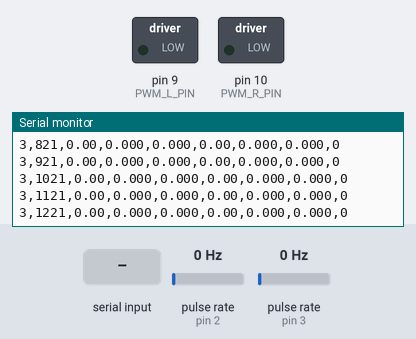
Simulated run of this sketch. Board: Arduino Uno, built with avr-gcc and run on an emulated ATmega328P. On the bench: switched loads named in the sketch (green lamp = pin HIGH), the last lines printed to the serial monitor. Wiring (inferred from the names in the program): 2 × pulse sensor: data pin 2 / data pin 3. The inputs (shaded band) are chosen by the test bench; at power-on: pulse rate (sensors on pin 2, pin 3) 0 Hz.

Above: at 1.3 s.
1.4 s: ":\n" received over Serial
2.9 s: byte 120 ('x') received over Serial
At 4.3 s:
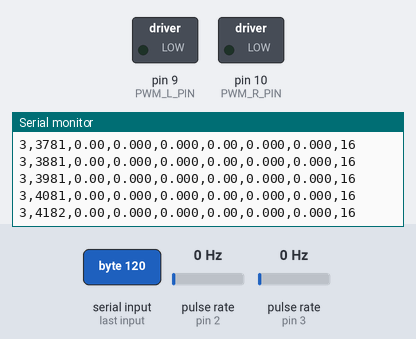
4.9 s: byte 83 ('S') received over Serial
At 5.15 s:
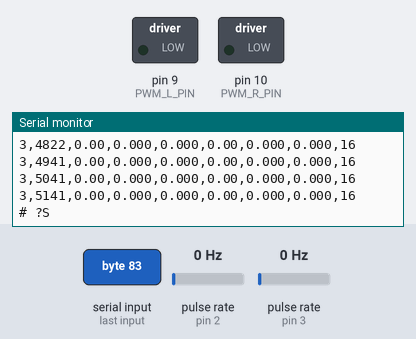
6.6 s: byte 75 ('K') received over Serial
At 6.85 s:
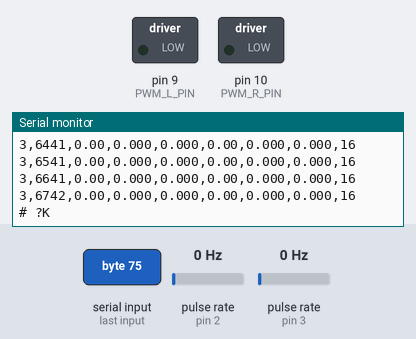
8.3 s: "P\n" received over Serial
9.8 s: "I\n" received over Serial
Timing chart, 0 to 12.3 s (numbered marks = the images above; inputs shaded):
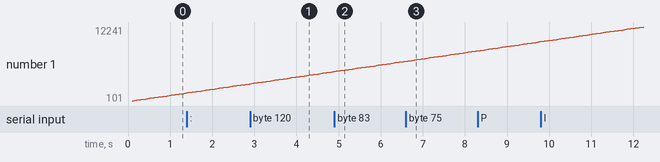

The sketch:

DualWheelDriveBT.ino
```cpp
// DualWheelDriveBT - closed-loop PI speed control of both wheels of one differential-drive
// robot, commanded by the MATLAB host (FleetLink.m) over an HC-06 on the hardware UART.
// Commands, one per line: S<wL>:<wR> wheel speeds [rad/s], h heartbeat, x stop,
// T<ms> telemetry period, KP<v> / KI<v> set gain, V<id> set id, ? identity.

// ================= CONFIGURATION =================
// Encoder input pins, left and right (INT0, INT1)
const uint8_t ENC_L_PIN = 2;
const uint8_t ENC_R_PIN = 3;
// Motor PWM pins, left and right (Timer1 OC1A, OC1B)
const uint8_t PWM_L_PIN = 9;
const uint8_t PWM_R_PIN = 10;

// Internal pull-ups on the encoder inputs (true for open-collector sensors)
const bool     USE_INTERNAL_PULLUP = false;
// Encoder settling delay at start-up [ms]
const uint16_t ENC_SETTLE_MS       = 100;

// Supply voltage, measured with the pack loaded [V]
const float SUPPLY_V      = 8.0;
// L298N driver voltage drop at full duty [V]
const float DRIVER_DROP_V = 1.4;
// Motor rated voltage, the hard output ceiling [V]
const float V_MOTOR_MAX   = 6.6;

// Encoder slots per encoder revolution
const uint16_t SLOTS_PER_REV    = 20;
// Count both edges of each slot (true) or rising edges only (false)
const bool     COUNT_BOTH_EDGES = true;
// Encoder revolutions per wheel revolution
const float    GEAR_RATIO       = 1.0;

// Control sample period [ms]
const uint16_t TICK_MS      = 20;
// Speed estimator window [ticks]
const uint8_t  WINDOW_TICKS = 3;
// Glitch filter: reject edges closer than this fraction of the shortest slot pulse
const float    MIN_PULSE_FRACTION = 0.25f;
// Smallest slot duty cycle assumed by the glitch filter
const float    SLOT_DUTY_MIN      = 0.10f;
// No encoder edge for this long means the wheel is stopped [ms]
const uint32_t STALL_TIMEOUT_MS   = 500;
// Wheel speed setpoint limit [rad/s]
const float    W_COMMAND_MAX      = 60.0f;

// Wheel speed PI gains, used until the host pushes KP/KI [V*s/rad], [V/rad]
const float KP_INIT = 0.18f;
const float KI_INIT = 2.5f;

// Stall trip: setpoint above and measured speed below this, at full output [rad/s]
const float    STALL_W_MIN   = 1.0f;
// Stall trip: time stalled at full output before the wheel is stopped [ms]
const uint16_t STALL_TRIP_MS = 1200;

// Link watchdog: stop both wheels if no valid command arrives for this long [ms]
const uint16_t LINK_TIMEOUT_MS = 600;

// Telemetry period at start-up [ms] (0 = off)
const uint16_t TELEM_MS_INIT = 100;

// Serial baud rate (the HC-06 is set to match with AT+BAUD8)
const uint32_t BAUD = 115200;
// Run an unterminated command after this long with no new characters [ms]
const uint16_t CMD_IDLE_MS = 250;
// Telemetry column separator
#define DELIMITER ","

// Vehicle id at start-up (the host sets it at connect with V<id>)
const uint8_t VEHICLE_ID_INIT = 3;


// ================= DERIVED =================
// Encoder pulses per wheel revolution, and wheel angle per pulse [rad]
const float PULSES_PER_WHEEL_REV =
    (float)SLOTS_PER_REV * (COUNT_BOTH_EDGES ? 2.0f : 1.0f) * GEAR_RATIO;
const float RAD_PER_PULSE = TWO_PI / PULSES_PER_WHEEL_REV;

// Control period and stopped-wheel timeout [us]
const uint32_t TICK_US          = (uint32_t)TICK_MS * 1000UL;
const uint32_t STALL_TIMEOUT_US = STALL_TIMEOUT_MS * 1000UL;

// Slot period at W_COMMAND_MAX, and the shortest edge spacing accepted [us]
const float    SLOT_PERIOD_MIN_US =
    1.0e6f / (W_COMMAND_MAX / TWO_PI * PULSES_PER_WHEEL_REV);
const uint32_t MIN_PULSE_US = (uint32_t)(SLOT_PERIOD_MIN_US
                                         * SLOT_DUTY_MIN * MIN_PULSE_FRACTION);

// Bridge output at full duty, and the controller output limit [V]
const float V_BRIDGE_MAX  = SUPPLY_V - DRIVER_DROP_V;
const float V_COMMAND_MAX = (V_BRIDGE_MAX < V_MOTOR_MAX) ? V_BRIDGE_MAX
                                                         : V_MOTOR_MAX;

// Limits on the measured control interval [s]
const float DT_MIN_S = (float)TICK_MS * 0.0005f;
const float DT_MAX_S = (float)TICK_MS * 0.0040f;

// Wheel indices
const uint8_t L = 0;
const uint8_t R = 1;
const uint8_t NWHEEL = 2;


// ================= STATE =================
// Edge count, last edge time [us], edge-seen flag and last edge interval [us], written by the ISRs
volatile uint32_t g_count     [NWHEEL] = {0, 0};
volatile uint32_t g_lastEdgeUs[NWHEEL] = {0, 0};
volatile bool     g_haveEdge  [NWHEEL] = {false, false};
volatile uint32_t g_lastIntervalUs[NWHEEL] = {0, 0};

// Edge count and last edge time [us] at each of the last WINDOW_TICKS + 1 ticks
uint32_t g_ringCount [NWHEEL][WINDOW_TICKS + 1];
uint32_t g_ringEdgeUs[NWHEEL][WINDOW_TICKS + 1];
uint8_t  g_ringHead = 0;
uint8_t  g_ringFill = 0;

// Motor voltage applied, after duty quantisation [V]
float g_cmdV[NWHEEL] = {0.0f, 0.0f};

// PI gains [V*s/rad], [V/rad]
struct Gains {
  float kp, ki;
};
Gains g_k = { KP_INIT, KI_INIT };

// PI state per wheel; sat is +1 when pinned at V_COMMAND_MAX, -1 when asking below 0 V
struct Pid {
  float  iTerm, ePrev;
  bool   primed;
  int8_t sat;
};
Pid g_pid[NWHEEL];

// Wheel speed setpoints [rad/s], stall timers [ms] and the stall-trip flag
float    g_setW   [NWHEEL] = {0.0f, 0.0f};
uint16_t g_stallMs[NWHEEL] = {0, 0};
bool     g_stallTripped = false;

// Command line buffer
char     g_cmd[24];
uint8_t  g_cmdLen = 0;
// Time of the last valid command [ms]; the link watchdog is armed by the first one
uint32_t g_lastCmdMs = 0;
bool     g_linkArmed = false;
bool     g_linkLost  = false;
// Telemetry period and next send time [ms]
uint16_t g_telemMs   = TELEM_MS_INIT;
uint32_t g_telemNext = 0;
// Vehicle id, reported in telemetry column 1
uint8_t  g_vehId     = VEHICLE_ID_INIT;


// Function prototypes (the Arduino IDE generates these, plain avr-g++ does not)
void isrLeft();
void isrRight();
void setupMotorPwm();
float clampW(float w);
void setMotorVolts(uint8_t w, float volts);
void pidReset(uint8_t w);
void pidResetAll();
float pidUpdate(uint8_t w, float sp, float y, float dt);
void setSetpoint(uint8_t w, float rads);
void setBothSetpoints(float wL, float wR);
void allStop();
void stallWatch(const float *omega, float dt);
void linkWatch();
void printIdentity();
void sendTelemetry(const float *omega);
void handleSerial();
static bool dispatch(const char *s);
void execCommand(const char *s);


// ================= ENCODER INTERRUPTS =================
// Record one encoder edge on wheel w, ignoring edges closer than MIN_PULSE_US
static inline void edgeSeen(uint8_t w) __attribute__((always_inline));
static inline void edgeSeen(uint8_t w)
{
  const uint32_t now = micros();

  if (g_haveEdge[w] && (now - g_lastEdgeUs[w]) < MIN_PULSE_US) return;

  g_lastIntervalUs[w] = g_haveEdge[w] ? (now - g_lastEdgeUs[w]) : 0;
  g_lastEdgeUs[w]     = now;
  g_haveEdge[w]       = true;
  g_count[w]++;
}

void isrLeft()  { edgeSeen(L); }
void isrRight() { edgeSeen(R); }


// ================= MOTOR OUTPUT =================
// Timer1 8-bit phase-correct PWM at 31372 Hz on D9/D10, starting at zero duty
void setupMotorPwm()
{
  TCCR1A = _BV(COM1A1) | _BV(COM1B1) | _BV(WGM10);   // 8-bit phase correct
  TCCR1B = _BV(CS10);                                // no prescale
  OCR1A  = 0;
  OCR1B  = 0;
}


// Clamp a wheel speed setpoint to 0..W_COMMAND_MAX [rad/s] (forward only)
float clampW(float w)
{
  if (w < 0.0f) return 0.0f;
  if (w > W_COMMAND_MAX) return W_COMMAND_MAX;
  return w;
}


// Apply a motor voltage clamped to 0..V_COMMAND_MAX [V]; duty is scaled against V_BRIDGE_MAX
void setMotorVolts(uint8_t w, float volts)
{
  if (volts < 0.0f) volts = 0.0f;
  if (volts > V_COMMAND_MAX) volts = V_COMMAND_MAX;

  const uint8_t duty = (uint8_t)(volts / V_BRIDGE_MAX * 255.0f + 0.5f);

  g_cmdV[w] = (float)duty / 255.0f * V_BRIDGE_MAX;
  analogWrite(w == L ? PWM_L_PIN : PWM_R_PIN, duty);
}


// ================= PI CONTROLLER =================
// Clear wheel w's controller state and stall timer
void pidReset(uint8_t w)
{
  Pid &s = g_pid[w];
  s.iTerm  = 0.0f;
  s.ePrev  = 0.0f;
  s.primed = false;
  s.sat    = 0;
  g_stallMs[w] = 0;
}


// Reset both wheels' controllers
void pidResetAll()
{
  for (uint8_t w = 0; w < NWHEEL; w++) pidReset(w);
}


// PI update for wheel w: setpoint sp and speed y [rad/s], interval dt [s] -> motor voltage [V]
float pidUpdate(uint8_t w, float sp, float y, float dt)
{
  Pid &s = g_pid[w];

  // Zero setpoint: hold the controller reset and coast (the bridge cannot brake)
  if (sp <= 0.0f) {
    pidReset(w);
    s.primed = true;
    return 0.0f;
  }

  const float e = sp - y;

  if (!s.primed) {
    s.ePrev  = e;
    s.primed = true;
  }

  const float pTerm = g_k.kp * e;

  // Trapezoidal integral, clamped to +-V_COMMAND_MAX, held while it would deepen output saturation
  const float inc = g_k.ki * 0.5f * (e + s.ePrev) * dt;
  float iCand = s.iTerm + inc;
  if (iCand >  V_COMMAND_MAX) iCand =  V_COMMAND_MAX;
  if (iCand < -V_COMMAND_MAX) iCand = -V_COMMAND_MAX;

  const float uCand    = pTerm + iCand;
  const bool  pushUp   = (uCand > V_COMMAND_MAX) && (inc > 0.0f);
  const bool  pushDown = (uCand < 0.0f)          && (inc < 0.0f);
  if (!pushUp && !pushDown) s.iTerm = iCand;
  s.ePrev = e;

  // Output, saturation flag for telemetry, then clamp to 0..V_COMMAND_MAX
  float u = pTerm + s.iTerm;
  s.sat = (u > V_COMMAND_MAX) ? 1 : ((u < 0.0f) ? -1 : 0);
  if (u < 0.0f)          u = 0.0f;
  if (u > V_COMMAND_MAX) u = V_COMMAND_MAX;
  return u;
}


// Set wheel w's speed setpoint [rad/s] and clear its stall state (the controller is not reset)
void setSetpoint(uint8_t w, float rads)
{
  g_setW[w] = clampW(rads);
  g_stallMs[w] = 0;
  g_stallTripped = false;
}


// Set both wheel speed setpoints together so they change on the same tick [rad/s]
void setBothSetpoints(float wL, float wR)
{
  setSetpoint(L, wL);
  setSetpoint(R, wR);
}


// Zero both setpoints, reset both controllers and cut both motors
void allStop()
{
  for (uint8_t w = 0; w < NWHEEL; w++) {
    g_setW[w] = 0.0f;
    pidReset(w);
    setMotorVolts(w, 0.0f);
  }
}


// ================= WATCHDOGS =================
// Stall trip: stop a wheel held at full output below STALL_W_MIN for STALL_TRIP_MS
void stallWatch(const float *omega, float dt)
{
  const uint16_t dtMs = (uint16_t)(dt * 1000.0f + 0.5f);

  for (uint8_t w = 0; w < NWHEEL; w++) {
    const bool bad = (g_setW[w] > STALL_W_MIN)
                  && (omega[w]  < STALL_W_MIN)
                  && (g_cmdV[w] >= V_COMMAND_MAX - 0.05f);

    if (!bad) { g_stallMs[w] = 0; continue; }

    g_stallMs[w] = (uint16_t)((g_stallMs[w] + dtMs > 60000u)
                                ? 60000u : g_stallMs[w] + dtMs);
    if (g_stallMs[w] < STALL_TRIP_MS) continue;

    g_setW[w] = 0.0f;
    pidReset(w);
    setMotorVolts(w, 0.0f);
    g_stallTripped = true;
  }
}


// Link watchdog: stop both wheels, once per outage, after LINK_TIMEOUT_MS with no valid command
void linkWatch()
{
  if (!g_linkArmed) return;

  if ((millis() - g_lastCmdMs) < LINK_TIMEOUT_MS) return;

  if (!g_linkLost) {
    g_linkLost = true;
    allStop();
    Serial.println(F("# link lost"));
  }
}


// ================= REPORTING =================
// Print the identity line: "# BT v<id> wmax <rad/s> vmax <V> tick <ms> lto <ms>"
void printIdentity()
{
  Serial.print(F("# BT v"));
  Serial.print(g_vehId);
  Serial.print(F(" wmax "));
  Serial.print(W_COMMAND_MAX, 1);
  Serial.print(F(" vmax "));
  Serial.print(V_COMMAND_MAX, 2);
  Serial.print(F(" tick "));
  Serial.print(TICK_MS);
  Serial.print(F(" lto "));
  Serial.println(LINK_TIMEOUT_MS);
}


// Send one telemetry row: id,tMs,spL,wL,uL,spR,wR,uR,flags (tMs [ms], sp/w [rad/s], u [V])
// flags: 1 L at V_COMMAND_MAX, 2 L asking below 0 V, 4/8 same for R, 16 link lost, 32 stall trip
void sendTelemetry(const float *omega)
{
  uint8_t flags = 0;
  if (g_pid[L].sat > 0) flags |= 1;
  if (g_pid[L].sat < 0) flags |= 2;
  if (g_pid[R].sat > 0) flags |= 4;
  if (g_pid[R].sat < 0) flags |= 8;
  if (g_linkLost)       flags |= 16;
  if (g_stallTripped)   flags |= 32;

  Serial.print(g_vehId);            Serial.print(F(DELIMITER));
  Serial.print(millis());           Serial.print(F(DELIMITER));
  Serial.print(g_setW[L], 2);       Serial.print(F(DELIMITER));
  Serial.print(omega[L], 3);        Serial.print(F(DELIMITER));
  Serial.print(g_cmdV[L], 3);       Serial.print(F(DELIMITER));
  Serial.print(g_setW[R], 2);       Serial.print(F(DELIMITER));
  Serial.print(omega[R], 3);        Serial.print(F(DELIMITER));
  Serial.print(g_cmdV[R], 3);       Serial.print(F(DELIMITER));
  Serial.println(flags);
}


// ================= COMMANDS =================
// Buffer serial input; run a line on CR/LF or after CMD_IDLE_MS idle; 'x' stops at once
void handleSerial()
{
  static uint32_t lastCharMs = 0;

  if (g_cmdLen > 0 && (millis() - lastCharMs) >= CMD_IDLE_MS) {
    g_cmd[g_cmdLen] = '\0';
    execCommand(g_cmd);
    g_cmdLen = 0;
  }

  while (Serial.available() > 0) {
    const char c = (char)Serial.read();
    lastCharMs = millis();

    // Emergency stop, honoured anywhere in the stream; discards any partial command
    if (c == 'x' || c == 'X') {
      g_cmdLen = 0;
      execCommand("x");
      continue;
    }

    if (c == '\r' || c == '\n') {
      if (g_cmdLen > 0) { g_cmd[g_cmdLen] = '\0'; execCommand(g_cmd); }
      g_cmdLen = 0;
      continue;
    }

    if (c == ' ' || c == '\t') continue;
    if (c < 32 || c > 126)     continue;      // drop line noise

    if (g_cmdLen >= sizeof(g_cmd) - 1) {
      g_cmdLen = 0;                            // discard, do not truncate
      Serial.println(F("# ? long"));
      continue;
    }
    g_cmd[g_cmdLen++] = c;
  }
}


// Run one command; returns false if it is not understood
static bool dispatch(const char *s)
{
  const char c = s[0];
  const char *a = s + 1;                       // the argument, if any

  switch (c) {

    case 'x':                                  // stop
      allStop();
      Serial.println(F("# stop"));
      return true;

    case 'h':                                  // heartbeat
      return true;

    case 'S': {                                // step: S<wL>:<wR> [rad/s]
      char *end;
      const float wL = strtod(a, &end);
      if (end == a) break;
      while (*end == ':') end++;
      if (*end == '\0') break;
      const char *b = end;
      const float wR = strtod(b, &end);
      if (end == b) break;
      setBothSetpoints(wL, wR);
      return true;
    }

    case 'K': {                                // KP<v> or KI<v>
      if (a[0] == '\0') break;
      const float v = atof(a + 1);
      switch (a[0]) {
        case 'P': g_k.kp = v; return true;
        case 'I': g_k.ki = v; return true;
      }
      break;
    }

    case 'T': g_telemMs = (uint16_t)atol(a); return true;

    case 'V': {                                // vehicle id, 1..9
      const uint8_t id = (uint8_t)atoi(a);
      if (id >= 1 && id <= 9) { g_vehId = id; return true; }
      break;
    }

    case '?': if (*a == '\0') { printIdentity(); return true; } break;
  }

  return false;
}


// Run a command: reply "# ?<cmd>" if not understood, otherwise refresh the link watchdog
void execCommand(const char *s)
{
  if (!dispatch(s)) {
    Serial.print(F("# ?"));
    Serial.println(s);
    return;
  }

  g_lastCmdMs = millis();
  g_linkArmed = true;
  g_linkLost  = false;
}


// ================= SETUP =================
void setup()
{
  // Zero duty before the PWM pins become outputs
  setupMotorPwm();
  pinMode(PWM_L_PIN, OUTPUT);  digitalWrite(PWM_L_PIN, LOW);
  pinMode(PWM_R_PIN, OUTPUT);  digitalWrite(PWM_R_PIN, LOW);
  setMotorVolts(L, 0.0f);
  setMotorVolts(R, 0.0f);

  Serial.begin(BAUD);

  pinMode(ENC_L_PIN, USE_INTERNAL_PULLUP ? INPUT_PULLUP : INPUT);
  pinMode(ENC_R_PIN, USE_INTERNAL_PULLUP ? INPUT_PULLUP : INPUT);
  delay(ENC_SETTLE_MS);

  attachInterrupt(digitalPinToInterrupt(ENC_L_PIN), isrLeft,
                  COUNT_BOTH_EDGES ? CHANGE : RISING);
  attachInterrupt(digitalPinToInterrupt(ENC_R_PIN), isrRight,
                  COUNT_BOTH_EDGES ? CHANGE : RISING);

  pidResetAll();
  printIdentity();
}


// ================= MAIN LOOP =================
// Every pass: serial and link watchdog. Every TICK_MS: speed estimate, PI, stall check, telemetry
void loop()
{
  static uint32_t nextTickUs = 0;
  static uint32_t lastCtlUs  = 0;
  static bool     started    = false;
  static bool     ctlPrimed  = false;

  handleSerial();
  linkWatch();

  // Tick gate (signed difference survives micros() rollover; accumulating avoids drift)
  if (!started) { nextTickUs = micros(); started = true; }
  if ((int32_t)(micros() - nextTickUs) < 0) return;
  nextTickUs += TICK_US;

  // Snapshot both encoders at the same instant
  uint32_t nowUs, cnt[NWHEEL], edge[NWHEEL], ivl[NWHEEL];
  bool     have[NWHEEL];
  noInterrupts();
  nowUs   = micros();
  cnt[L]  = g_count[L];          cnt[R]  = g_count[R];
  edge[L] = g_lastEdgeUs[L];     edge[R] = g_lastEdgeUs[R];
  ivl[L]  = g_lastIntervalUs[L]; ivl[R]  = g_lastIntervalUs[R];
  have[L] = g_haveEdge[L];       have[R] = g_haveEdge[R];
  interrupts();

  // Store this tick's counts and edge times in the estimator history
  g_ringHead = (uint8_t)((g_ringHead + 1) % (WINDOW_TICKS + 1));
  g_ringCount [L][g_ringHead] = cnt[L];
  g_ringCount [R][g_ringHead] = cnt[R];
  g_ringEdgeUs[L][g_ringHead] = edge[L];
  g_ringEdgeUs[R][g_ringHead] = edge[R];
  if (g_ringFill <= WINDOW_TICKS) g_ringFill++;

  // Wheel speeds [rad/s]
  float omega[NWHEEL] = {0.0f, 0.0f};

  for (uint8_t w = 0; w < NWHEEL; w++) {

    // M/T estimate: pulses over edge-to-edge time, using the longest span with new pulses
    bool haveMT = false;
    for (uint8_t back = (uint8_t)(g_ringFill >= 2 ? g_ringFill - 1 : 0);
         back >= 1; back--) {

      const uint8_t idx = (uint8_t)((g_ringHead + (WINDOW_TICKS + 1) - back)
                                    % (WINDOW_TICKS + 1));

      if (g_ringCount[w][idx] < 1)        continue;   // no edge existed yet
      if (cnt[w] <= g_ringCount[w][idx])  continue;   // no new pulse since

      const uint32_t dtEdgeUs = edge[w] - g_ringEdgeUs[w][idx];
      if (dtEdgeUs == 0)                  continue;

      omega[w] = (float)(cnt[w] - g_ringCount[w][idx])
                 * RAD_PER_PULSE * 1.0e6f / (float)dtEdgeUs;
      haveMT = true;
      break;
    }

    // T fallback: one pulse over the last edge interval, decaying as 1/t since the last edge
    if (!haveMT && have[w] && ivl[w] > 0) {
      const uint32_t sinceUs = nowUs - edge[w];
      if (sinceUs < STALL_TIMEOUT_US) {
        const uint32_t effUs = (sinceUs > ivl[w]) ? sinceUs : ivl[w];
        omega[w] = RAD_PER_PULSE * 1.0e6f / (float)effUs;
      }
    }

    // Staleness ceiling: no edge for sinceUs bounds the speed to one pulse per sinceUs
    if (have[w]) {
      const uint32_t sinceUs = nowUs - edge[w];
      if (sinceUs >= STALL_TIMEOUT_US) {
        omega[w] = 0.0f;
      } else if (sinceUs > 0) {
        const float bound = RAD_PER_PULSE * 1.0e6f / (float)sinceUs;
        if (omega[w] > bound) omega[w] = bound;
      }
    }
  }

  // Measured control interval, clamped to DT_MIN_S..DT_MAX_S [s]
  float dt = (float)TICK_MS / 1000.0f;
  if (ctlPrimed) dt = (float)(nowUs - lastCtlUs) * 1.0e-6f;
  ctlPrimed = true;
  lastCtlUs = nowUs;
  if (dt < DT_MIN_S) dt = DT_MIN_S;
  if (dt > DT_MAX_S) dt = DT_MAX_S;

  for (uint8_t w = 0; w < NWHEEL; w++) {
    setMotorVolts(w, pidUpdate(w, g_setW[w], omega[w], dt));
  }

  // After the outputs are written, so g_cmdV holds this tick's value
  stallWatch(omega, dt);

  if (g_telemMs > 0 && (int32_t)(millis() - g_telemNext) >= 0) {
    g_telemNext = millis() + g_telemMs;
    sendTelemetry(omega);
  }
}
```

Measured:
- after the input at 2.9 s, the serial monitor: prints a new line at once (image 1)
- after the input at 4.9 s, the serial monitor: prints a new line after 0.25 s (image 2)
- after the input at 6.6 s, the serial monitor: prints a new line after 0.25 s (image 3)
